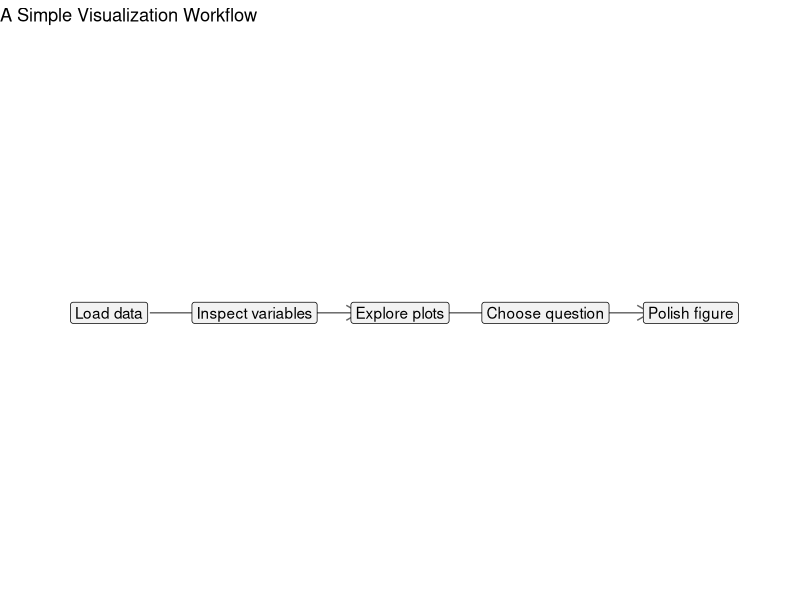

Source code (R):
## ---- chunk 1
#| include: false
knitr::opts_knit$set(root.dir = normalizePath("../../../.."))
library(dplyr)
library(ggplot2)
## ---- chunk 2
process_steps <- data.frame(
  step = c("Load", "Inspect", "Explore", "Focus", "Polish"),
  x = 1:5,
  y = 1,
  label = c("Load data", "Inspect variables", "Explore plots", "Choose question", "Polish figure")
)

arrows <- process_steps |>
  mutate(xend = lead(x), yend = lead(y)) |>
  filter(!is.na(xend))

ggplot() +
  geom_segment(
    data = arrows,
    aes(x = x + 0.28, y = y, xend = xend - 0.28, yend = yend),
    arrow = grid::arrow(length = grid::unit(0.15, "inches")),
    color = "gray40"
  ) +
  geom_label(data = process_steps, aes(x = x, y = y, label = label), fill = "gray95") +
  coord_cartesian(xlim = c(0.5, 5.5), ylim = c(0.7, 1.3), clip = "off") +
  labs(title = "A Simple Visualization Workflow") +
  theme_void()
